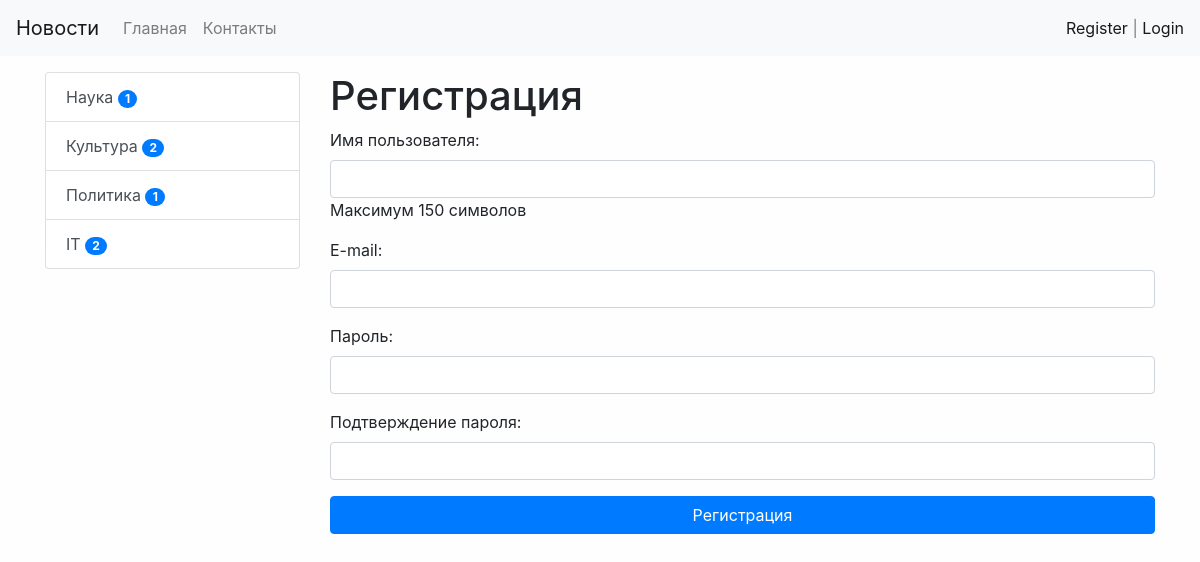
Screenshot of /register/ with the database file from the repository.
### news/models.py (models this page shows, shortened)
class Category(models.Model):
    title = models.CharField(max_length=150, db_index=True, verbose_name='Наименование категории')
    def get_absolute_url(self):
        return reverse('category', kwargs={"category_id": self.pk})
    class Meta:
        verbose_name = 'Категория'
        verbose_name_plural = 'Категории'
        ordering = ['title']

### news/views.py (the view)
# urls.py: path('register/', register, name='register'),
def register(request):
    if request.method == 'POST':
        form = UserRegisterForm(request.POST)
        if form.is_valid():
            user = form.save()
            login(request, user)
            messages.success(request, 'Вы успешно зарегистрировались')
            return redirect('home')
        else:
            messages.error(request, 'Ошибка регистрации')
    else:
        form = UserRegisterForm()
    return render(request, 'news/register.html', {"form": form})

### news/forms.py
class UserRegisterForm(UserCreationForm):
    username = forms.CharField(label='Имя пользователя', help_text='Максимум 150 символов', widget=forms.TextInput(attrs={'class': 'form-control'}))
    password1 = forms.CharField(label='Пароль', widget=forms.PasswordInput(attrs={'class': 'form-control'}))
    password2 = forms.CharField(label='Подтверждение пароля', widget=forms.PasswordInput(attrs={'class': 'form-control'}))
    email = forms.EmailField(label='E-mail', widget=forms.EmailInput(attrs={'class': 'form-control'}))
    class Meta:
        model = User
        fields = ('username', 'email', 'password1', 'password2')

### news/templatetags/news_tags.py (called while the page is built)
@register.inclusion_tag('news/list_categories.html')
def show_categories():
    categories = Category.objects.annotate(cnt=Count('news', filter=F('news__is_published'))).filter(cnt__gt=0)
    return {"categories": categories}

### news/templates/news/register.html (shortened to what this page needs)
{% extends 'base.html' %}
{% block sidebar %}
{% include 'inc/_sidebar.html' %}
{% endblock %}
{% block content %}
<h1>Регистрация</h1>
<form method="post">
    {{ form.as_p }}
    <button type="submit" class="btn btn-primary btn-block">Регистрация</button>
</form>
{% endblock %}

### news/templates/news/list_categories.html
<div class="list-group">
    {% for item in categories %}
    <a href="{{ item.get_absolute_url }}" class="list-group-item list-group-item-action">{{ item.title }} <span class="badge badge-primary badge-pill">{{ item.cnt }}</span></a>
    {% endfor %}
</div>

### mysite/static/css/style.css (style rules this page uses)
body { background-color: #fefefe; }

### rows the page displays
Category: title "Наука", cnt "1"
Category: title "Культура", cnt "2"
Category: title "Политика", cnt "1"
Category: title "IT", cnt "2"
